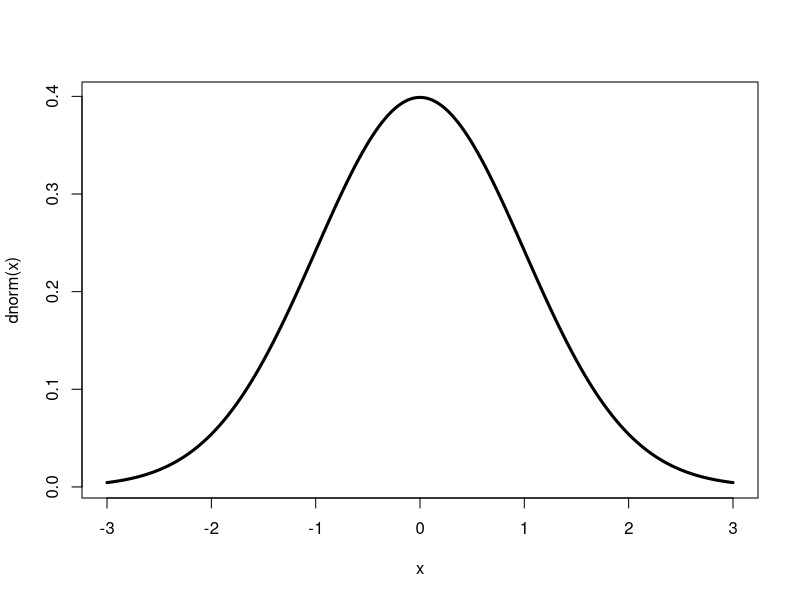
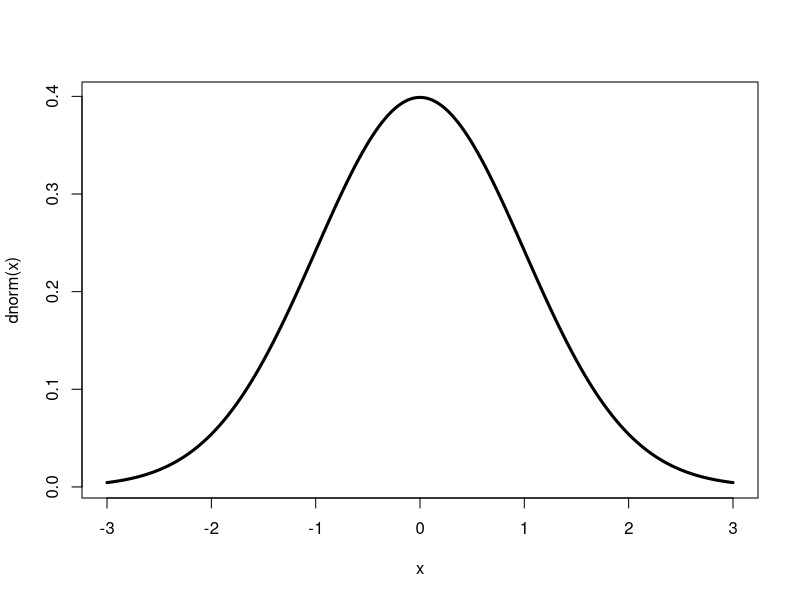
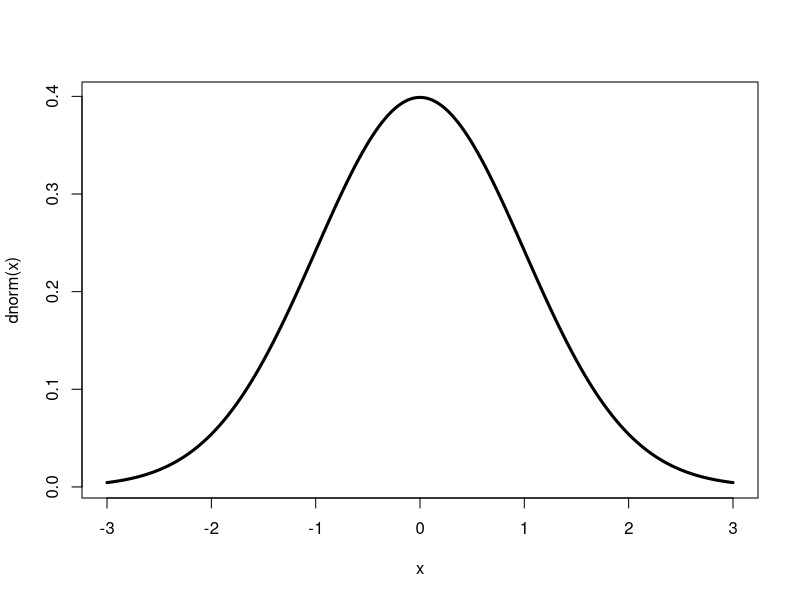
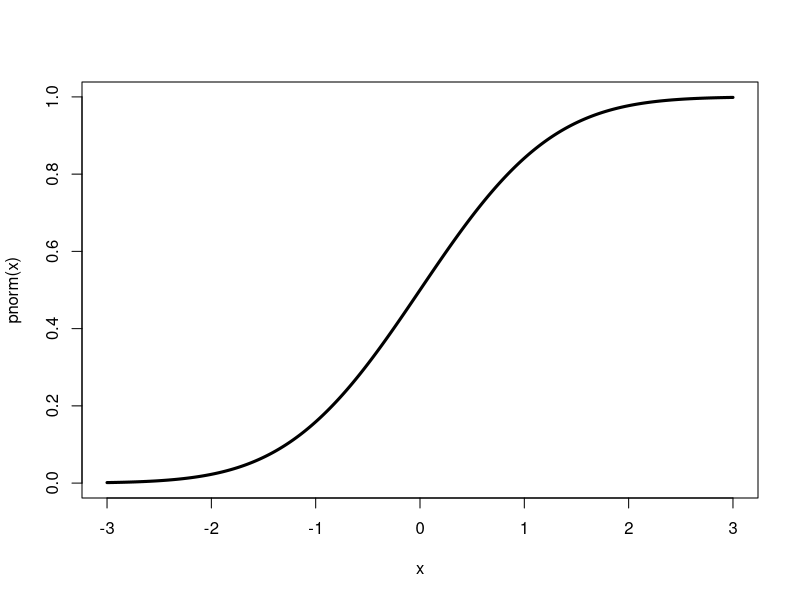
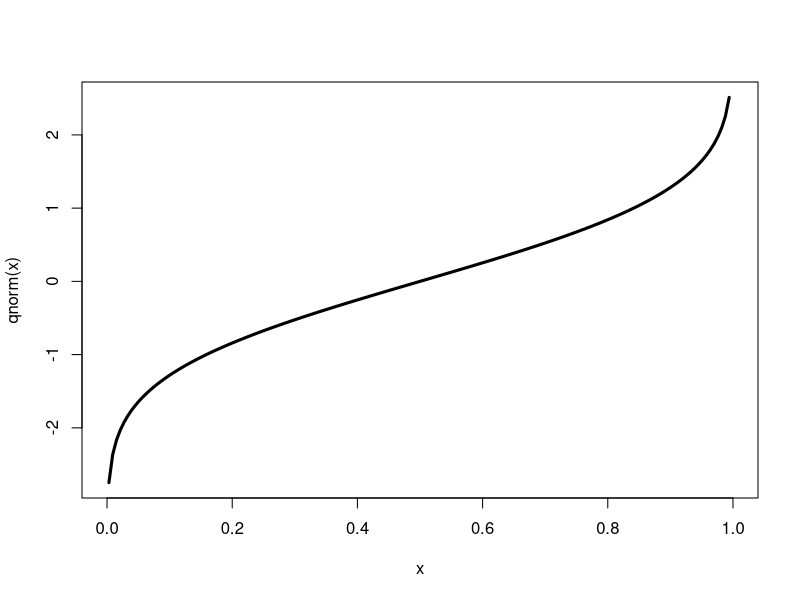

Recreate these plots in R, in order.
## ---- chunk 1
head(cars)
## ---- chunk 2
#| echo: false
head(cars)
## ---- chunk 3
#| lst-label: lst-default
#| lst-cap: Default settings
head(cars)
## ---- chunk 4
# normal distribution plotting:
x <- seq(-3, 3, length.out = 1000)
plot(x, dnorm(x), type = "l", cex = 2, lwd = 3)
## ---- chunk 5
#| label: fig-normal
#| fig-cap: A normal distribution
#| 
# normal distribution plotting:
plot(x, dnorm(x), type = "l", cex = 2, lwd = 3)
## ---- chunk 6
#| error: true
#| layout-ncol: 1
#| label: fig-normalProperties
#| fig-cap: Normal Distribution
#| fig-subcap:
#|   - "Density"
#|   - "Cumulative"
#|   - "Quantile"
x <- seq(-3,3, length.out= 1000)
plot(x, dnorm(x), type = "l", cex = 2, lwd = 3)
plot(x, pnorm(x), type = "l", cex = 2, lwd = 3)
plot(x, qnorm(x), type = "l", cex = 2, lwd = 3, xlim = c(0,1))
## ---- chunk 7
library(knitr)
#| tbl-cap: My table
#| label: tbl-mtcars
kable(head(cars))
